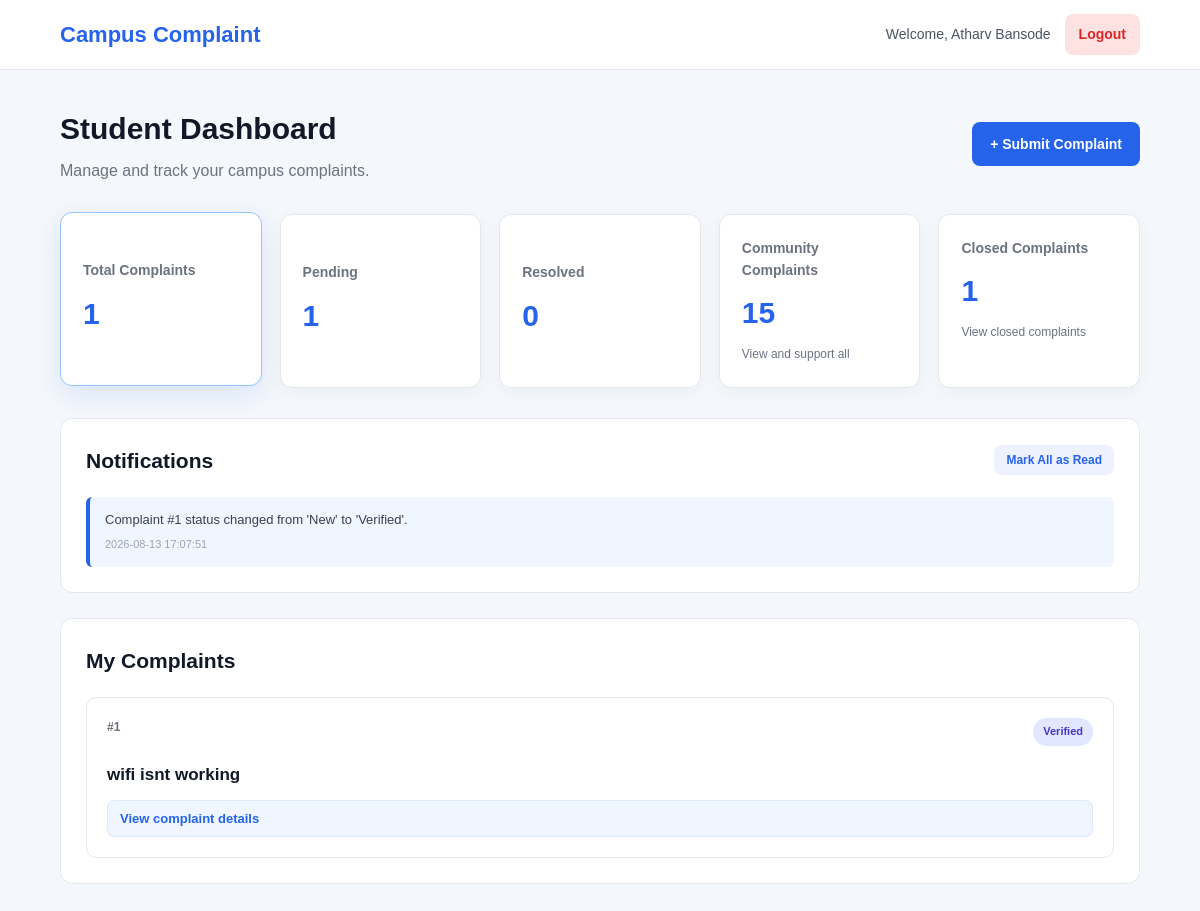
Page /dashboard (signed in) on the committed database.
### tables this page shows
CREATE TABLE notifications (
            id INTEGER PRIMARY KEY AUTOINCREMENT,

            student_id INTEGER NOT NULL,

            complaint_id INTEGER,

            message TEXT NOT NULL,

            is_read INTEGER DEFAULT 0,

            created_at TIMESTAMP DEFAULT CURRENT_TIMESTAMP,

            FOREIGN KEY (student_id)
                REFERENCES students(id)
                ON DELETE CASCADE,

            FOREIGN KEY (complaint_id)
                REFERENCES complaints(id)
                ON DELETE CASCADE
        );

CREATE TABLE complaints (
            id INTEGER PRIMARY KEY AUTOINCREMENT,

            student_id INTEGER NOT NULL,

            title TEXT NOT NULL,
            description TEXT NOT NULL,

            category TEXT NOT NULL,

            department_id INTEGER,

            location TEXT,

            priority TEXT DEFAULT 'Medium',

            status TEXT DEFAULT 'New',

            assigned_to INTEGER,

            resolution TEXT,

            created_at TIMESTAMP DEFAULT CURRENT_TIMESTAMP,
            updated_at TIMESTAMP DEFAULT CURRENT_TIMESTAMP,
            resolved_at TIMESTAMP,

            FOREIGN KEY (student_id)
                REFERENCES students(id)
                ON DELETE CASCADE,

            FOREIGN KEY (department_id)
                REFERENCES departments(id)
                ON DELETE SET NULL,

            FOREIGN KEY (assigned_to)
                REFERENCES admins(id)
                ON DELETE SET NULL
        );

### app.py (the view)
@app.route("/dashboard")
def student_dashboard():
    if session.get("user_type") != "student":
        return redirect(url_for("login"))
    student_id = session["user_id"]
    conn = get_db_connection()
    complaints = conn.execute(
        """
        SELECT
            c.*,
            d.name AS department_name,

            (
                SELECT COUNT(*)
                FROM complaint_support cs
                WHERE cs.complaint_id = c.id
            ) AS support_count

        FROM complaints c

        LEFT JOIN departments d
            ON c.department_id = d.id

        WHERE c.student_id = ?

        ORDER BY c.created_at DESC
        """,
        (student_id,)
    ).fetchall()
    community_complaints = conn.execute(
        """
        SELECT id, title, status, created_at
        FROM complaints
        WHERE status != 'Closed'
        ORDER BY created_at DESC
        """
    ).fetchall()
    closed_complaints = conn.execute(
        """
        SELECT id, title, status, created_at
        FROM complaints
        WHERE status = 'Closed'
        ORDER BY created_at DESC
        """
    ).fetchall()
    notifications = conn.execute(
        """
        SELECT *
        FROM notifications
        WHERE student_id = ?

        ORDER BY created_at DESC

        LIMIT 10
        """,
        (student_id,)
    ).fetchall()
    total_complaints = len(complaints)
    resolved_complaints = sum(
        1
        for complaint in complaints
        if complaint["status"] == "Resolved"
        or complaint["status"] == "Closed"
    )
    pending_complaints = sum(
        1
        for complaint in complaints
        if complaint["status"] not in ["Resolved", "Closed"]
    )
    conn.close()
    return render_template(
        "student_dashboard.html",
        complaints=complaints,
        community_complaints=community_complaints,
        closed_complaints=closed_complaints,
        notifications=notifications,
        total_complaints=total_complaints,
        resolved_complaints=resolved_complaints,
        pending_complaints=pending_complaints
    )

### app.py (called while the page is built, shortened)
def close_expired_resolved_complaints():
    conn = get_db_connection()
    try:
        expired = conn.execute(
            """
            SELECT id
            FROM complaints
            WHERE status = 'Resolved'
              AND resolved_at IS NOT NULL
              AND datetime(resolved_at) <= datetime('now', '-24 hours')
            """
        ).fetchall()
        if not expired:
            return
    finally:
        conn.close()

@app.before_request
def automatically_close_expired_complaints():
    close_expired_resolved_complaints()

### database.py (called while the page is built)
def get_db_connection():
    conn = sqlite3.connect(DATABASE_PATH)
    conn.row_factory = sqlite3.Row
    conn.execute("PRAGMA foreign_keys = ON")
    return conn

### templates/student_dashboard.html (shortened to what this page needs)
<!DOCTYPE html>
<html lang="en">
<head>
    <link rel="stylesheet"
          href="{{ url_for('static', filename='css/style.css') }}">
</head>
<body>
<nav class="navbar">
    <div class="navbar-brand">
        <h2>Campus Complaint</h2>
    </div>
    <div class="navbar-user">
        <span>
            Welcome, {{ session.get('user_name') }}
        </span>
        <a href="{{ url_for('logout') }}"
           class="logout-btn">
            Logout
        </a>
    </div>
</nav>
<div class="dashboard-container">
    <div class="dashboard-header">
        <div>
            <h1>Student Dashboard</h1>
            <p>
                Manage and track your campus complaints.
            </p>
        </div>
        <a href="{{ url_for('submit_complaint') }}"
           class="primary-btn">
            + Submit Complaint
        </a>
    </div>
    <div class="stats-grid complaint-filters" data-filter-target=".complaint-card">
        <button type="button" class="stat-card filter-button active" data-filter="all">
            <h3>Total Complaints</h3>
            <div class="stat-number">
                {{ total_complaints }}
            </div>
        </button>
        <button type="button" class="stat-card filter-button" data-filter="pending">
            <h3>Pending</h3>
            <div class="stat-number">
                {{ pending_complaints }}
            </div>
        </button>
        <button type="button" class="stat-card filter-button" data-filter="resolved">
            <h3>Resolved</h3>
            <div class="stat-number">
                {{ resolved_complaints }}
            </div>
        </button>
        <a href="{{ url_for('community_complaints') }}"
           class="stat-card community-stat-card">
            <h3>Community Complaints</h3>
            <div class="stat-number">
                {{ community_complaints|length }}
            </div>
            <span class="stat-card-hint">View and support all</span>
        </a>
        <a href="{{ url_for('closed_complaints') }}"
           class="stat-card community-stat-card">
            <h3>Closed Complaints</h3>
            <div class="stat-number">
                {{ closed_complaints|length }}
            </div>
            <span class="stat-card-hint">View closed complaints</span>
        </a>
    </div>
    <div class="dashboard-section">
        <div class="section-header">
            <h2>Notifications</h2>
            {% if notifications %}
                <form
                    action="{{ url_for('mark_notifications_read') }}"
                    method="POST">
                    <button
                        type="submit"
                        class="small-btn">
                        Mark All as Read
                    </button>
                </form>
            {% endif %}
        </div>
        {% if notifications %}
            <div class="notifications-list">
                {% for notification in notifications %}
                    <div class="notification
                        {% if not notification['is_read'] %}
                            unread
                        {% endif %}">
                        <p>
                            {{ notification['message'] }}
                        </p>
                        <small>
                            {{ notification['created_at'] }}
                        </small>
                    </div>
                {% endfor %}
            </div>
        {% else %}
            <div class="empty-state">
                <p>
                    No notifications yet.
                </p>
            </div>
        {% endif %}
    </div>
    <div class="dashboard-section">
        <div class="section-header">
            <h2>My Complaints</h2>
        </div>
        {% if complaints %}
            <div class="complaints-grid">
                {% for complaint in complaints %}
                    <div class="complaint-card complaint-item"
                         data-status="{{ complaint['status'] }}">
                        <div class="complaint-card-header">
                            <span class="complaint-id">
                                #{{ complaint['id'] }}
                            </span>
                            <span class="status
                                status-{{ complaint['status']
                                | lower
                                | replace(' ', '-') }}">
                                {{ complaint['status'] }}
                            </span>
                        </div>
                        <h3>
                            {{ complaint['title'] }}
                        </h3>
                        <button type="button" class="complaint-toggle"
                                aria-expanded="false">
                            View complaint details
                        </button>
                    </div>
                {% endfor %}
            </div>
        {% endif %}
    </div>
</div>
</body>
</html>

### static/css/style.css (style rules this page uses)
* { margin: 0; padding: 0; box-sizing: border-box; }
html { scroll-behavior: smooth; }
body { font-family: Arial, Helvetica, sans-serif; background: #f4f7fb; color: #1f2937; line-height: 1.6; }
a { text-decoration: none; color: inherit; }
button, input, textarea, select { font-family: inherit; }
.navbar { width: 100%; min-height: 70px; background: #ffffff; border-bottom: 1px solid #e5e7eb; display: flex; align-items: center; justify-content: space-between; padding: 0 5%; position: sticky; top: 0; z-index: 100; }
.navbar-brand h2 { color: #2563eb; font-size: 22px; font-weight: 700; }
.navbar-user { display: flex; align-items: center; gap: 14px; }
.navbar-user span { font-size: 14px; color: #4b5563; }
.primary-btn, .secondary-btn, .login-btn, .logout-btn, .small-btn, .support-btn { display: inline-flex; align-items: center; justify-content: center; border: none; border-radius: 8px; cursor: pointer; font-size: 14px; font-weight: 600; transition: 0.2s; }
.primary-btn { padding: 11px 18px; background: #2563eb; color: #ffffff; }
.logout-btn { padding: 9px 14px; background: #fee2e2; color: #dc2626; }
.small-btn { padding: 8px 12px; background: #eef2ff; color: #2563eb; font-size: 12px; }
.dashboard-container { width: 90%; max-width: 1400px; margin: 35px auto; }
.dashboard-header { display: flex; align-items: center; justify-content: space-between; gap: 20px; margin-bottom: 30px; }
.dashboard-header h1 { font-size: 30px; color: #111827; margin-bottom: 5px; }
.dashboard-header p { color: #6b7280; }
.stats-grid { display: grid; grid-template-columns: repeat(auto-fit, minmax(200px, 1fr)); gap: 18px; margin-bottom: 30px; }
.stat-card { width: 100%; border: 1px solid #e5e7eb; font: inherit; text-align: left; background: #ffffff; border-radius: 12px; padding: 22px; box-shadow: 0 5px 18px rgba(0, 0, 0, 0.04); cursor: pointer; color: inherit; text-decoration: none; transition: 0.2s; }
.stat-card:hover, .stat-card.active { border-color: #93c5fd; box-shadow: 0 8px 24px rgba(37, 99, 235, 0.12); transform: translateY(-2px); }
.stat-card h3 { font-size: 14px; color: #6b7280; margin-bottom: 8px; }
.stat-number { font-size: 30px; font-weight: 700; color: #2563eb; }
.community-stat-card { display: block; }
.stat-card-hint { display: block; margin-top: 8px; color: #6b7280; font-size: 12px; }
.dashboard-section { background: #ffffff; border: 1px solid #e5e7eb; border-radius: 12px; padding: 25px; margin-bottom: 25px; }
.section-header { display: flex; align-items: center; justify-content: space-between; gap: 15px; margin-bottom: 20px; }
.section-header h2 { font-size: 21px; color: #111827; }
.complaints-grid { display: grid; grid-template-columns: repeat(auto-fit, minmax(300px, 1fr)); gap: 18px; }
.complaint-card { border: 1px solid #e5e7eb; border-radius: 10px; padding: 20px; background: #ffffff; transition: 0.2s; }
.complaint-toggle { display: block; width: 100%; margin: 12px 0 0; padding: 10px 12px; border: 1px solid #dbeafe; border-radius: 7px; background: #eff6ff; color: #2563eb; cursor: pointer; font-size: 13px; font-weight: 600; text-align: left; }
.complaint-card-header { display: flex; align-items: flex-start; justify-content: space-between; gap: 10px; margin-bottom: 15px; }
.complaint-id { font-size: 12px; color: #6b7280; font-weight: 600; }
.complaint-card h3 { font-size: 17px; color: #111827; margin-bottom: 10px; }
.status { display: inline-flex; padding: 5px 10px; border-radius: 20px; font-size: 11px; font-weight: 700; white-space: nowrap; }
.status-verified { background: #e0e7ff; color: #4338ca; }
.notifications-list { display: flex; flex-direction: column; gap: 10px; }
.notification { padding: 13px 15px; background: #f8fafc; border-left: 4px solid #cbd5e1; border-radius: 6px; }
.notification.unread { background: #eff6ff; border-left-color: #2563eb; }
.notification p { font-size: 13px; color: #374151; }
.notification small { display: block; margin-top: 5px; color: #9ca3af; font-size: 11px; }

### rows in the picture
notifications: message "Complaint #1 status changed from 'New' to 'Verified'.", created_at "2026-08-13 17:07:51"
complaints: id "1", status "Verified", title "wifi isnt working"

### other values in the picture
{{ session.get('user_name') }} "Atharv Bansode"
{{ total_complaints }} "1"
{{ pending_complaints }} "1"
{{ resolved_complaints }} "0"
{{ community_complaints|length }} "15"
{{ closed_complaints|length }} "1"
